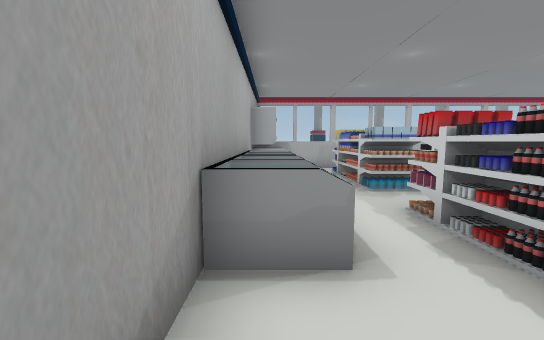
[1] (above)

18 first-person views from a walk through a scene from a Unity 3-D project. The camera is 1.2 m above the floor, tilts 6° down and sees 90° across. Doors are open. The floor is counted in squares, 1 m on a side. Each view is taken from the middle of a square. On the plan, view 1 faces up. The plan holds only what a view shows up to about 13 squares ahead; the rest is blank. The place goes on beyond the plan. The player is left out. Some surface patterns are stand-ins.

[2]
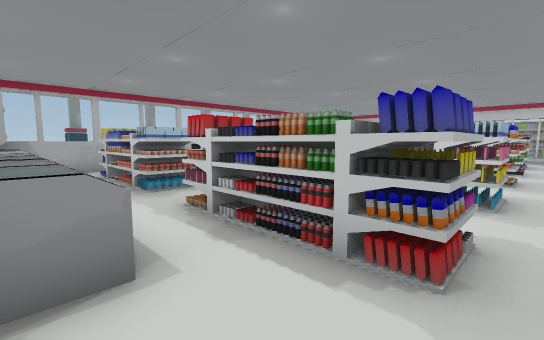

[3]
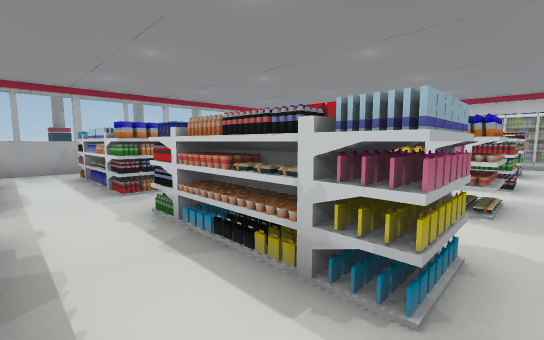

[4]
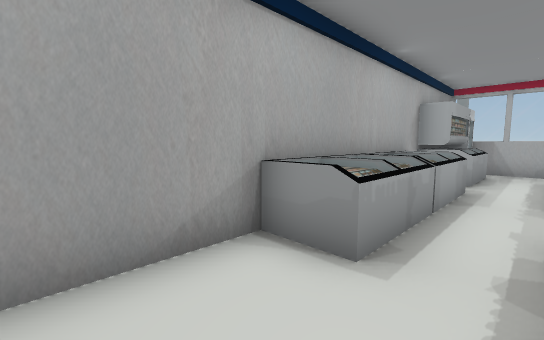

[5]
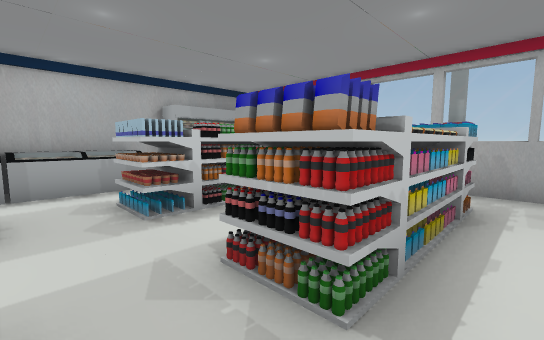

[6]
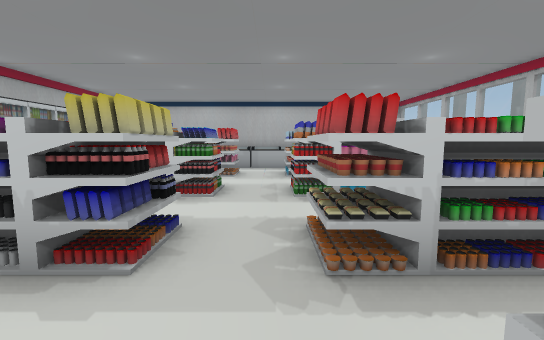

[7]
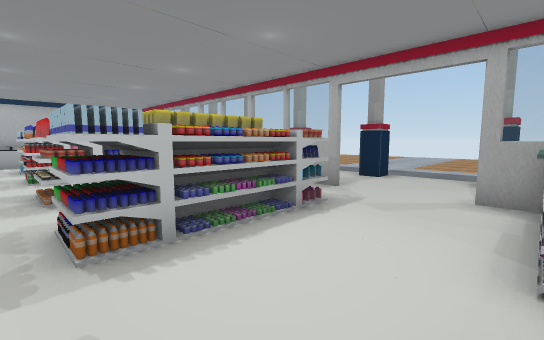

[8]
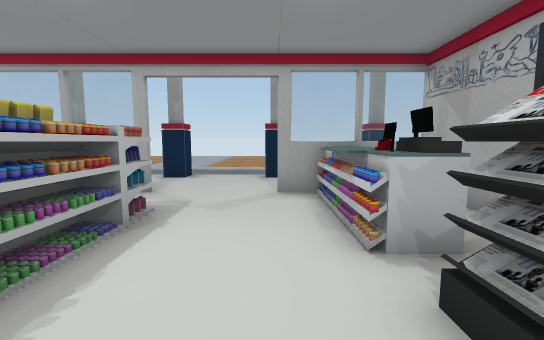

[9]
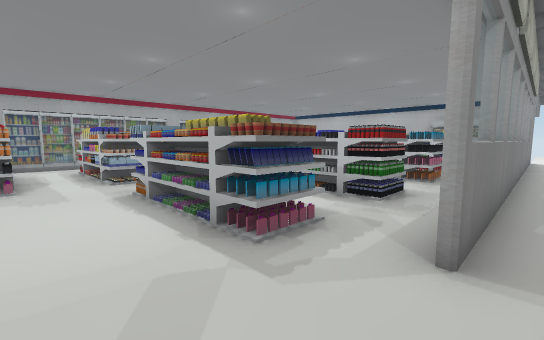

[10]
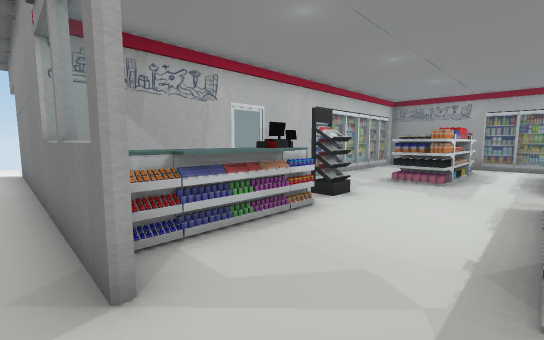

[11]
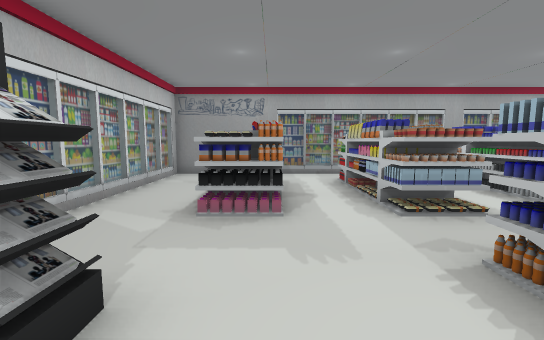

[12]
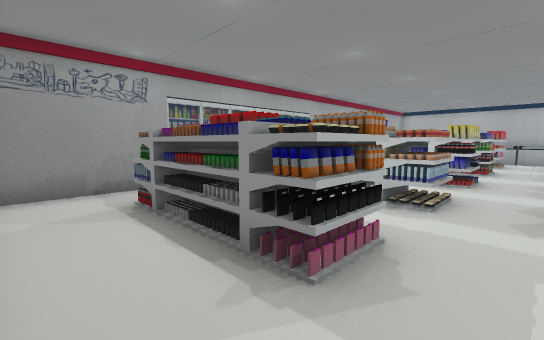

[13]
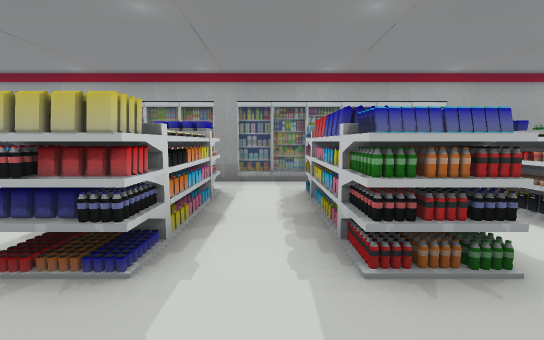

[14]
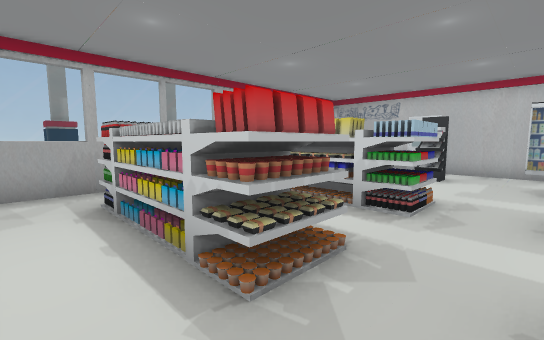

[15]
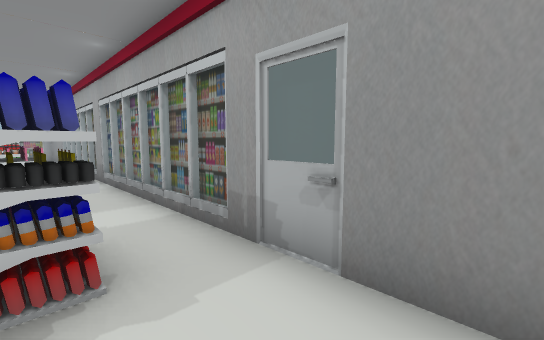

[16]
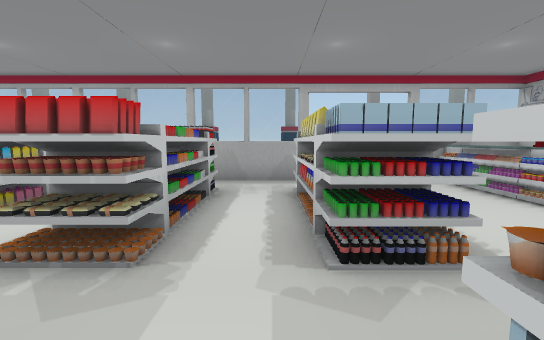

[17]
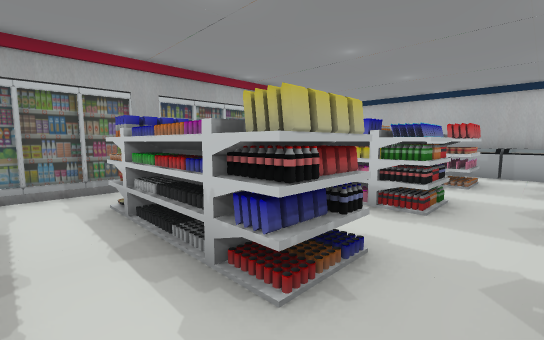

[18]
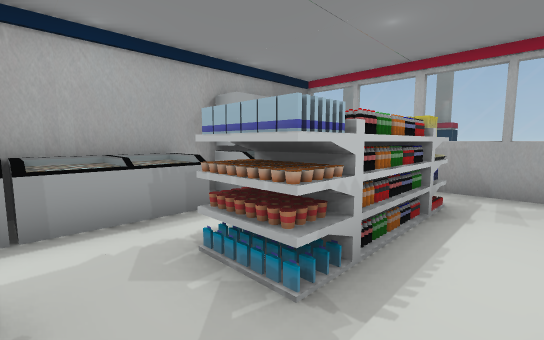

### Floor plan
Ten units are one square. View 1 is at (0, 0); x grows to the right and y downward. Boxes are objects, and circles mark ways between rooms. Rooms are numbered by the first view taken in them; rooms with no view inside come last. Other rooms are left out.
<svg viewBox="-20 -215 230 233">
<path fill="none" stroke="#000" d="M-7 -114 -7 1M31 13 91 13M14 13 24 13M-1 11 86 11M99 -123 5 -123M197 -77 197 -89M197 -42 197 -54M197 -32 197 -41M197 -22 197 -31M166 -123 161 -123M131 -123 99 -123M197 0 197 -20M196 -123 184 -123M197 8 197 1M98 13 159 13M86 11 195 11 195 -126M-15 -125 131 -125M184 -125 205 -125"/>
<rect x="-5" y="-55" width="20" height="30" fill="#bbb"><title>other object</title></rect>
<rect x="-5" y="-85" width="20" height="30" fill="#bbb"><title>other object</title></rect>
<rect x="-5" y="-125" width="20" height="40" fill="#bbb"><title>fridge</title></rect>
<rect x="15" y="-55" width="30" height="50" fill="#bbb"><title>shelf</title></rect>
<rect x="15" y="-75" width="30" height="10" fill="#bbb"><title>shelf</title></rect>
<rect x="15" y="-85" width="10" height="10" fill="#bbb"><title>other object</title></rect>
<rect x="15" y="-95" width="10" height="10" fill="#bbb"><title>other object</title></rect>
<rect x="15" y="-115" width="30" height="20" fill="#bbb"><title>shelf</title></rect>
<rect x="25" y="-105" width="10" height="30" fill="#bbb"><title>shelf</title></rect>
<rect x="35" y="-95" width="10" height="20" fill="#bbb"><title>shelf</title></rect>
<rect x="55" y="-55" width="20" height="50" fill="#bbb"><title>shelf</title></rect>
<rect x="55" y="-115" width="20" height="50" fill="#bbb"><title>shelf</title></rect>
<rect x="85" y="-55" width="30" height="50" fill="#bbb"><title>shelf</title></rect>
<rect x="85" y="-115" width="30" height="50" fill="#bbb"><title>shelf</title></rect>
<rect x="125" y="-15" width="20" height="10" fill="#bbb"><title>shelf</title></rect>
<rect x="125" y="-35" width="10" height="20" fill="#bbb"><title>shelf</title></rect>
<rect x="125" y="-55" width="10" height="20" fill="#bbb"><title>cup</title></rect>
<rect x="125" y="-115" width="20" height="50" fill="#bbb"><title>shelf</title></rect>
<rect x="135" y="-35" width="10" height="20" fill="#bbb"><title>other object</title></rect>
<rect x="135" y="-55" width="10" height="20" fill="#bbb"><title>shelf</title></rect>
<rect x="155" y="-55" width="20" height="50" fill="#bbb"><title>shelf</title></rect>
<rect x="165" y="-85" width="20" height="20" fill="#bbb"><title>other object</title></rect>
<rect x="165" y="-125" width="20" height="40" fill="#bbb"><title>counter</title></rect>
<rect x="-15" y="-165" width="10" height="20" fill="#bbb"><title>pillar</title></rect>
<rect x="15" y="-165" width="20" height="20" fill="#bbb"><title>pillar</title></rect>
<rect x="55" y="-165" width="10" height="20" fill="#bbb"><title>pillar</title></rect>
<rect x="85" y="-165" width="20" height="20" fill="#bbb"><title>pillar</title></rect>
<rect x="125" y="-165" width="10" height="20" fill="#bbb"><title>pillar</title></rect>
<rect x="155" y="-165" width="10" height="20" fill="#bbb"><title>pillar</title></rect>
<rect x="185" y="-165" width="20" height="20" fill="#bbb"><title>pillar</title></rect>
<circle cx="90" cy="-77" r="3" fill="#2a7"/>
<circle cx="90" cy="0" r="3" fill="#2a7"/>
<circle cx="145" cy="-120" r="3" fill="#2a7"/>
<text x="40" y="-60">1</text>
<text x="150" y="-60">2</text>
<text x="70" y="-210">3</text>
</svg>
Room 1 opens to room 2. Room 2 opens to room 3.

Where each view was taken, in squares from view 1:
view 1: 0 up, 0 right, facing up
view 2: 0 up, 0 right, facing up-right
view 3: 0 up, 4 right, facing up-right
view 4: 0 up, 2 right, facing up-left
view 5: 5 up, 8 right, facing up-left
view 6: 6 up, 13 right, facing left
view 7: 6 up, 17 right, facing up-left
view 8: 6 up, 16 right, facing up
view 9: 13 up, 16 right, facing down-left
view 10: 13 up, 14 right, facing down-right
view 11: 9 up, 16 right, facing down
view 12: 6 up, 19 right, facing down-left
view 13: 7 up, 8 right, facing down
view 14: 5 up, 8 right, facing up-right
view 15: 1 up, 0 right, facing down-right
view 16: 4 up, 12 right, facing up
view 17: 6 up, 12 right, facing down-left
view 18: 5 up, 5 right, facing up-left
